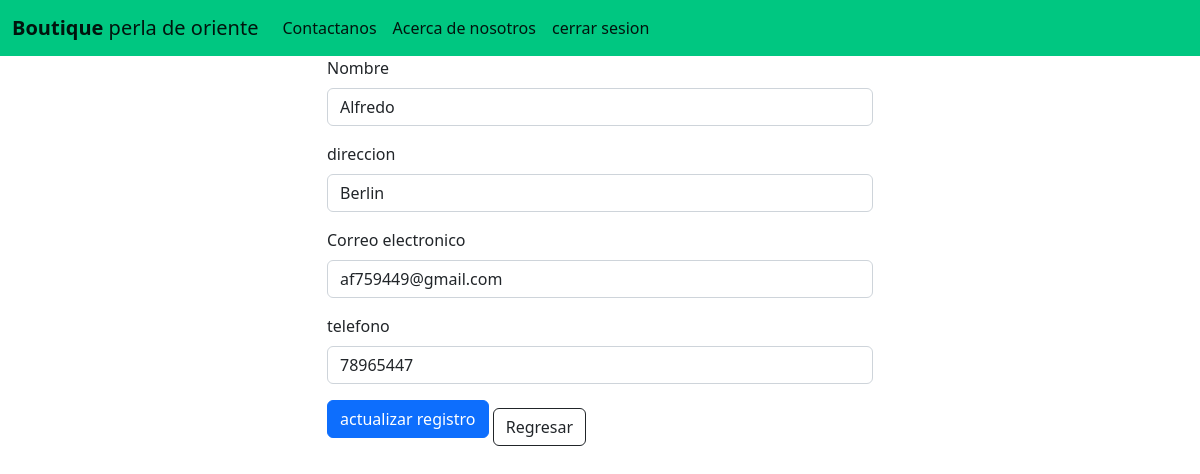
/editclientes/11, run on the app's committed database.
### app_tablas/models.py (models this page shows, shortened)
class Cliente(models.Model):
    nombre = models.CharField(max_length=50)
    direccion = models.CharField(max_length=80)
    email = models.EmailField()
    tfno = models.CharField(max_length=9)

### app_tablas/views.py (the view)
# urls.py: path('editclientes/<id>', editclientes),
def editclientes(request, id):
    cliente=Cliente.objects.get(id=id)
    return render(request, 'editcliente.html', {"cliente":cliente})

### app_tablas/Templates/editcliente.html (shortened to what this page needs)
{%load static%}
<!DOCTYPE html>
<head>
    <link href="{%static 'lib/bootstrap/css/bootstrap.css'%}" rel="stylesheet" >
<body>
    <nav class="navbar  navbar-expand" style="background-color: #00c781;">
        <div class="container-fluid">
          <a class="navbar-brand" href="/principal"><b>Boutique</b> perla de oriente</a>
          <div class="collapse navbar-collapse" id="navbarSupportedContent">
            <ul class="navbar-nav me-auto mb-2 mb-lg-0">
              <li class="nav-item">
                <a class="nav-link active" aria-current="page" href="/contacto">Contactanos</a>
              </li>
              <li class="nav-item">
                <a class="nav-link active" href="/about">Acerca de nosotros</a>
              </li>
              <li class="nav-item">
                <a class="nav-link active" href="/cerrarsesion/">cerrar sesion</a>
              </li>
          </div>
        </div>
      </nav>
        {% block content%}
      <div class="container text-centyer">
        <div class="row">
          <div class=" offset-3 col-6 ">
            <form action="/guarclientes/{{cliente.id}}", method="post">{% csrf_token %}
              <div class="mb-3">
                <label for="exampleFormControlInput1" class="form-label">Nombre</label>
                <input type="text" class="form-control" name="name1" value="{{cliente.nombre}}" id="name1" placeholder="name">
              </div>
              <div class="mb-3">
                <label for="exampleFormControlInput1" class="form-label">direccion</label>
                <input type="text" class="form-control" name="dic1" value="{{cliente.direccion}}" id="dic1" placeholder="col. example">
              </div>
              <div class="mb-3">
                <label for="exampleFormControlInput1" class="form-label">Correo electronico</label>
                <input type="email" class="form-control" name="ema1"  value="{{cliente.email}}" id="ema1"placeholder="example@example.com">
              </div>
              <div class="mb-3">
                <label for="exampleFormControlInput1" class="form-label">telefono</label>
                <input type="text" class="form-control" name="tfno1" value="{{cliente.tfno}}" id="tfno1" placeholder="xxxxxxxx">
              </div>
              <div class="col-auto">
            <button type="submit" class="btn btn-primary mb-3">actualizar registro</button>
            <a href="/clientes/" class="btn btn-outline-dark">Regresar</a>
          </div>
        </form>
        {% endblock %}
</body>

### data on the page
Cliente: name1 "Alfredo", dic1 "Berlin", ema1 "af759449@gmail.com", tfno1 "78965447"
